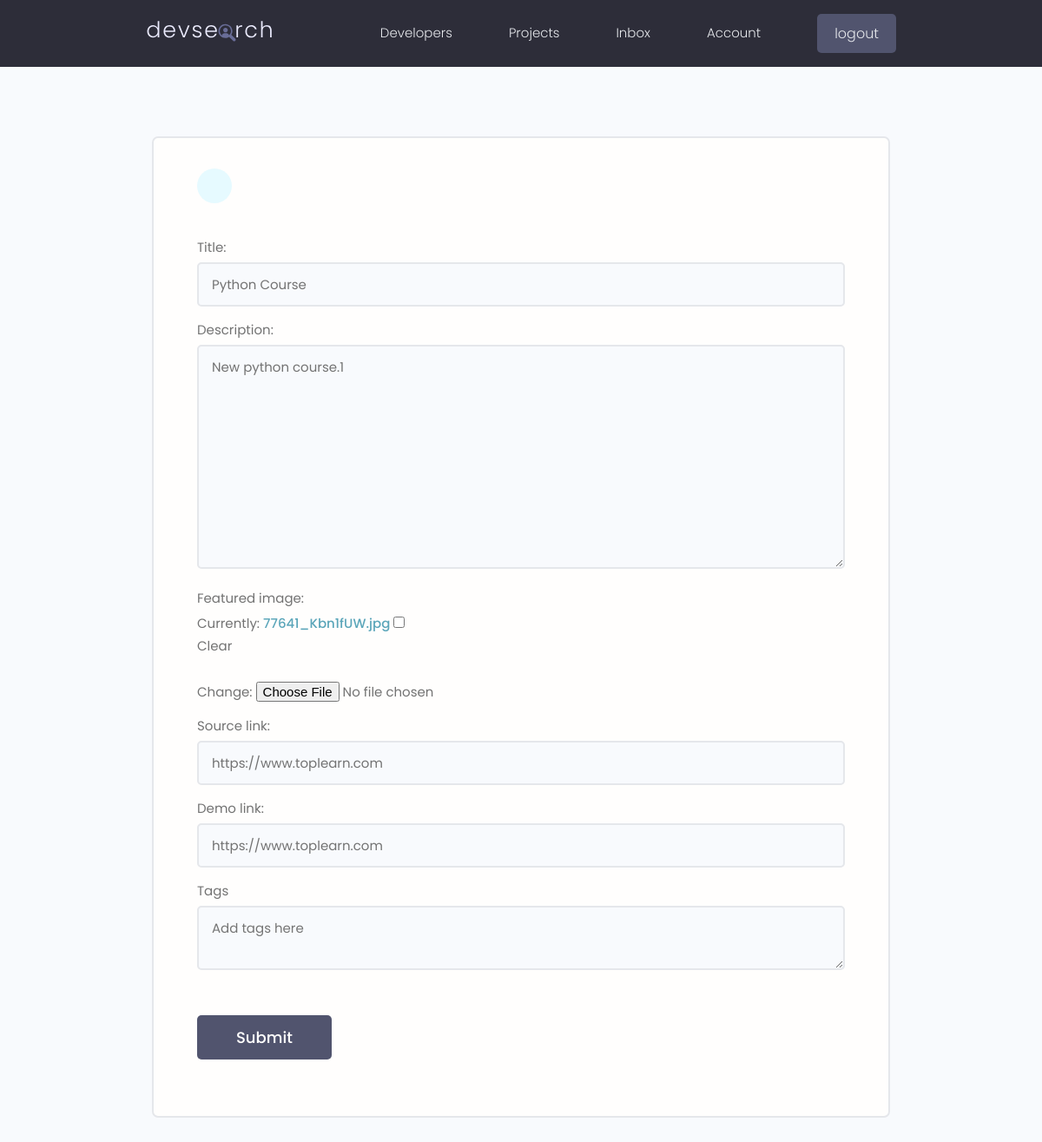
Page /projects/update-project/8b6ff1ce1499466d82a878b925879401/ (signed in) on the committed database.
### dev_projects/models.py (models this page shows, shortened)
class Project(models.Model):
    owner = models.ForeignKey(Profile,null=True,blank=True,on_delete=models.CASCADE)
    title = models.CharField(max_length=200)
    description = models.TextField(null=True,blank=True)
    featured_image = models.ImageField(null=True,blank=True,default="default.jpg")
    demo_link = models.CharField(max_length=2000, null=True,blank=True)
    source_link = models.CharField(max_length=2000, null=True,blank=True)
    id = models.UUIDField(default=uuid.uuid4,unique=True,primary_key=True,editable=False)
    created = models.DateTimeField(auto_now_add=True)
    tags = models.ManyToManyField('Tag',blank=True)
    vote_total = models.IntegerField(default=0 ,null=True ,blank=True)
    vote_ratio = models.IntegerField(default=0 ,null=True ,blank=True)
    class Meta :
        ordering =['-vote_total','-vote_ratio','title']

### dev_projects/views.py (the view, shortened to what this page needs)
# urls.py: path('update-project/<str:pk>/',views.update_project, name='update_project'),
@login_required(login_url="login_user")
def update_project(request,pk):
    profile = request.user.profile
    project = profile.project_set.get(id=pk)
    form =ProjectForm(instance=project)
    context ={
        'project':project,
        'form':form
    }
    return render(request, 'project_form.html', context)

### dev_projects/form.py
class ProjectForm(ModelForm):
    class Meta:
        model = Project
        fields = ['title','description','featured_image','source_link','demo_link']
        widgets = {
            'tags':forms.CheckboxSelectMultiple(),
        }
    def __init__(self,*args,**kwargs):
        super(ProjectForm,self).__init__(*args,**kwargs)
        for name,field in self.fields.items():
            field.widget.attrs.update({'class':'input'})

### dev_projects/templates/project_form.html (shortened to what this page needs)
{% extends 'Main.html' %}
{% load static %}
{% block content %}
    <main class="formPage my-xl">
        <div class="content-box">
            <div class="formWrapper">
                <a class="backButton" href="{% url 'user_account' %}"></a>
                <br>
                <form class="form" method="POST" enctype="multipart/form-data">
                    {% for filed in form %}
                    <div class="form__field">
                        <label for="formInput#text">{{ filed.label }}: </label>
                    {{ filed }}
                    </div>
                    {% endfor %}
                    <div class="form__field">
                        <label for="formInput#text">Tags</label>
                        <textarea class="input" name="newtags" placeholder="Add tags here"></textarea>
                    </div>
                    <input class="btn btn--sub btn--lg  my-md" type="submit" value="Submit" />
                </form>
            </div>
        </div>
    </main>
{% endblock content %}

### static/styles/app.css (style rules this page uses)
:root { --color-sub: #2d2d39; }
.btn--sub { background-color: var(--color-sub-light); }
.content-box { width: 95%; max-width: 85rem; margin: 0 auto; }
.backButton { background: var(--color-main-light); color: var(--color-main); width: 4rem; height: 4rem; display: flex; align-items: center; justify-content: center; border-radius: 50%; }
.formPage .formWrapper { list-style: none; background: var(--color-white); padding: 3.5rem 5rem; border: 2px solid var(--color-light); border-radius: 0.7rem; }

### static/uikit/styles/modules/_variables.css (style rules this page uses)
:root { --color-main: #5aa5b9; --color-main-light: #e6faff; --color-sub: #3f4156; --color-sub-light: #51546e; --color-sub-lighter: #ededfd; --color-text: #737373; --color-gray: #8b8b8b; --color-light: #e5e7eb; --color-light-gray: #767676; --color-bg: #f8fafd; --color-white: #fffefd; --color-white-light: #f3f3f3; --color-success: #359e64; --color-success-bg: #def8e8; --color-error: #fc4b0b; --color-error-bg: #fff2ee; --font-base: 'Poppins', arial, helvetica, 'Segoe UI', roboto, ubuntu, sans-serif; --font-monospace: 'Fira Code', 'Courier New', courier, monospace; --font-regular: 300; --font-medium: 500; --font-bold: 700; --generic-shadow: 1px 1px 5px #00000010; --generic-transition: all 0.3s ease-in-out; }

### static/uikit/styles/modules/_base.css (style rules this page uses)
* { margin: 0; padding: 0; box-sizing: border-box; text-rendering: optimizeLegibility; color: inherit; font-size: inherit; }
html { font-size: 50%; }
@media only screen and (min-width: 480px) { html { font-size: 56.25%; } }
@media only screen and (min-width: 1200px) { html { font-size: 62.5%; } }
body { line-height: 1.6; font-weight: 400; font-size: 1.5rem; color: var(--color-text); background-color: var(--color-bg); min-height: 100vh; }

### static/uikit/styles/modules/_typography.css (style rules this page uses)
* { font-family: var(--font-base); }
a { padding-bottom: 2px; text-decoration: none; display: inline-block; color: var(--color-main); font-weight: var(--font-medium); }

### static/uikit/styles/modules/_utilities.css (style rules this page uses)
.my-md { margin: 3rem auto; }
.my-xl { margin: 8rem auto; }

### static/uikit/styles/modules/_button.css (style rules this page uses)
.btn { display: inline-block; position: relative; cursor: pointer; background-color: var(--color-light); font-weight: var(--font-medium); color: var(--color-sub); text-decoration: none; padding: 1rem 2rem; border-radius: 0.5rem; border: none; width: -webkit-fit-content; width: -moz-fit-content; width: fit-content; height: -webkit-fit-content; height: -moz-fit-content; height: fit-content; font-size: 1.6rem; outline-width: 0; outline-color: transparent; -webkit-backface-visibility: hidden; backface-visibility: hidden; transition: all 0.3s ease-in-out; }
.btn--sub { background-color: var(--color-sub); color: var(--color-white); }
.btn--lg { font-size: 1.8rem; padding: 1.2rem 4.5rem; }

### static/uikit/styles/modules/_form.css (style rules this page uses)
.form { display: block; }
.form__field { margin-top: 1.5rem; margin-bottom: 1.5rem; }
.form__label, .form__field > label { display: block; margin-bottom: 0.5rem; color: var(--color-text); }
input.input[type='text'], input.input[type='email'], input.input[type='password'], input.input[type='number'], textarea.input { min-width: 24rem; width: 100%; padding: 1.2rem 1.5rem; border-radius: 0.5rem; border: 2px solid var(--color-light); transition: all 0.3s ease-in-out; background-color: var(--color-bg); }

### rows in the picture
Project: form "Python Course" "New python course.1" "https://www.toplearn.com" "https://www.toplearn.com"

### other values in the picture
{{ filed.label }} "Title" "Description" "Featured image" "Source link" "Demo link"
